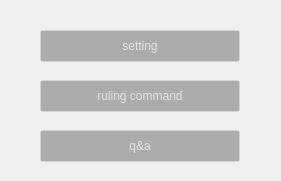
        <widget class="QWidget" name="teg_area_container">
         <property name="geometry">
          <rect>
           <x>0</x>
           <y>0</y>
           <width>281</width>
           <height>181</height>
          </rect>
         </property>
         <widget class="QPushButton" name="setting_button">
          <property name="geometry">
           <rect>
            <x>40</x>
            <y>30</y>
            <width>200</width>
            <height>32</height>
           </rect>
          </property>
          <property name="styleSheet">
           <string notr="true">border-radius: 2px;
font: 12pt &quot;MS Shell Dlg 2&quot;;
color: rgba(255, 255, 255, 0.67);

background: rgba(23, 23, 23, 0.31);
border: 1px solid rgba(233, 233, 233, 0.22);
box-sizing: border-box;
box-shadow: 2px 4px 4px rgba(0, 0, 0, 0.25);</string>
          </property>
          <property name="text">
           <string>setting</string>
          </property>
         </widget>
         <widget class="QPushButton" name="rule_button">
          <property name="geometry">
           <rect>
            <x>40</x>
            <y>80</y>
            <width>200</width>
            <height>32</height>
           </rect>
          </property>
          <property name="styleSheet">
           <string notr="true">border-radius: 2px;
font: 12pt &quot;MS Shell Dlg 2&quot;;
color: rgba(255, 255, 255, 0.67);

background: rgba(23, 23, 23, 0.31);
border: 1px solid rgba(233, 233, 233, 0.22);
box-sizing: border-box;
box-shadow: 2px 4px 4px rgba(0, 0, 0, 0.25);</string>
          </property>
          <property name="text">
           <string>ruling command</string>
          </property>
         </widget>
         <widget class="QPushButton" name="q_a_button">
          <property name="geometry">
           <rect>
            <x>40</x>
            <y>130</y>
            <width>200</width>
            <height>32</height>
           </rect>
          </property>
          <property name="styleSheet">
           <string notr="true">border-radius: 2px;
font: 12pt &quot;MS Shell Dlg 2&quot;;
color: rgba(255, 255, 255, 0.67);

background: rgba(23, 23, 23, 0.31);
border: 1px solid rgba(233, 233, 233, 0.22);
box-sizing: border-box;
box-shadow: 2px 4px 4px rgba(0, 0, 0, 0.25);</string>
          </property>
          <property name="text">
           <string>q&amp;&amp;a</string>
          </property>
         </widget>
        </widget>
